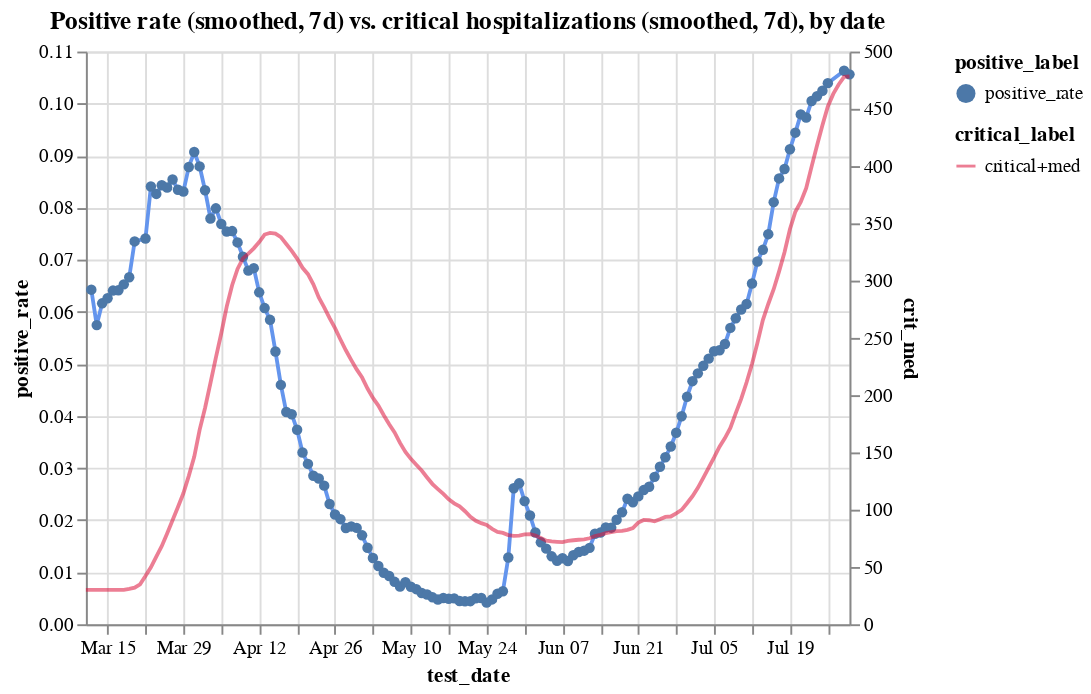

Notebook code cell kept with this figure:
### Code cell
c1 = alt.Chart(hos_and_rate[hos_and_rate.positive_rate<0.115]
               .assign(positive_rate = lambda x: x.positive_rate.ewm(span=7).mean())
               .assign(positive_label ='positive_rate')).mark_line(color='cornflowerblue').encode(
    x='test_date',
    y='positive_rate',
    tooltip=['test_date', 'positive_rate'],
    shape='positive_label'
)
c2 = alt.Chart(hos_and_rate
               .assign(critical_label='critical+med')
               .assign(crit_med = lambda x: (x.critical+x.medium).ewm(span=7).mean())
              ).mark_line(color='crimson').encode(
    x='test_date',
    y='crit_med',
    tooltip=['test_date', 'critical'],
    opacity='critical_label'
)


alt.layer(c1, c2).resolve_scale(y='independent').properties(title='Positive rate (smoothed, 7d) vs. critical hospitalizations (smoothed, 7d), by date')

### Figure 1 — Vega-Lite specification as saved in the notebook (floating-point values rounded to 4 significant figures; data arrays with more than 128 entries replaced by an {"elided": "..."} marker saying what was removed)
{"config": {"view": {"continuousWidth": 400, "continuousHeight": 300}}, "layer": [{"data": {"name": "data-0d0d2014381615ae31a720451b8b6932"}, "mark": {"type": "line", "color": "cornflowerblue"}, "encoding": {"shape": {"type": "nominal", "field": "positive_label"}, "tooltip": [{"type": "temporal", "field": "test_date"}, {"type": "quantitative", "field": "positive_rate"}], "x": {"type": "temporal", "field": "test_date"}, "y": {"type": "quantitative", "field": "positive_rate"}}}, {"data": {"name": "data-ce4dd7f30b4ad683adbabe0ac8338293"}, "mark": {"type": "line", "color": "crimson"}, "encoding": {"opacity": {"type": "nominal", "field": "critical_label"}, "tooltip": [{"type": "temporal", "field": "test_date"}, {"type": "quantitative", "field": "critical"}], "x": {"type": "temporal", "field": "test_date"}, "y": {"type": "quantitative", "field": "crit_med"}}}], "resolve": {"scale": {"y": "independent"}}, "title": "Positive rate (smoothed, 7d) vs. critical hospitalizations (smoothed, 7d), by date", "$schema": "https://vega.github.io/schema/vega-lite/v4.8.1.json", "datasets": {"data-0d0d2014381615ae31a720451b8b6932": {"elided": "138 records"}, "data-ce4dd7f30b4ad683adbabe0ac8338293": {"elided": "142 records"}}}
